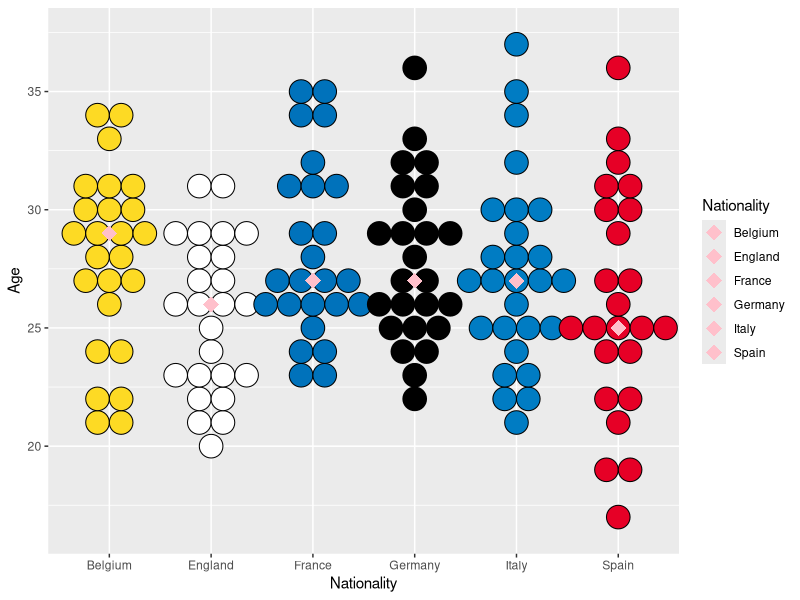
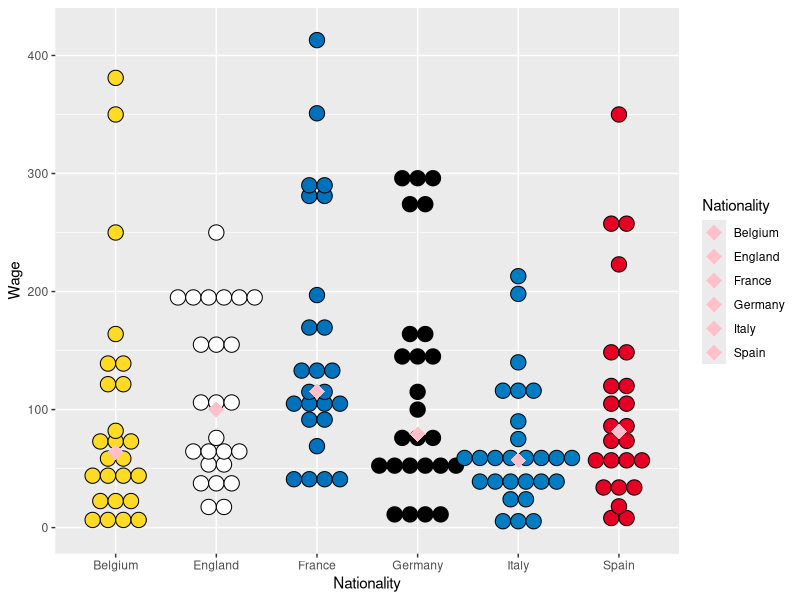
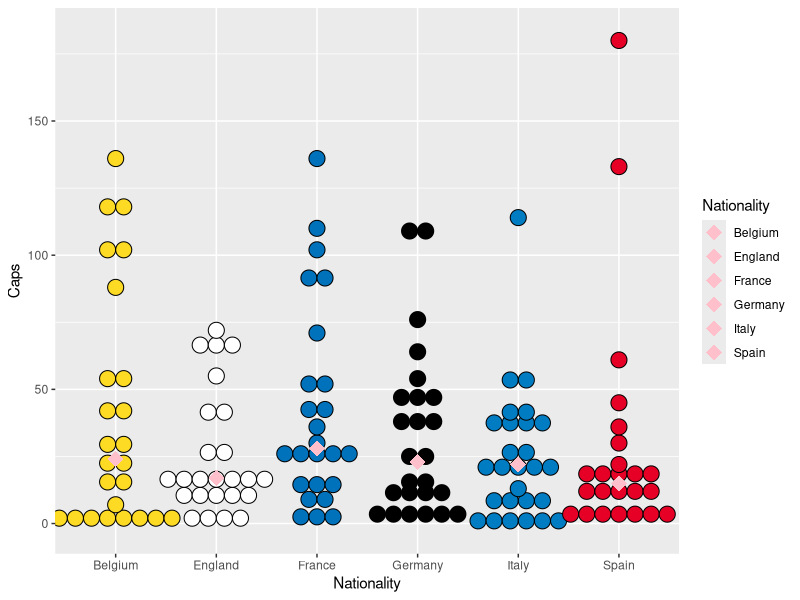
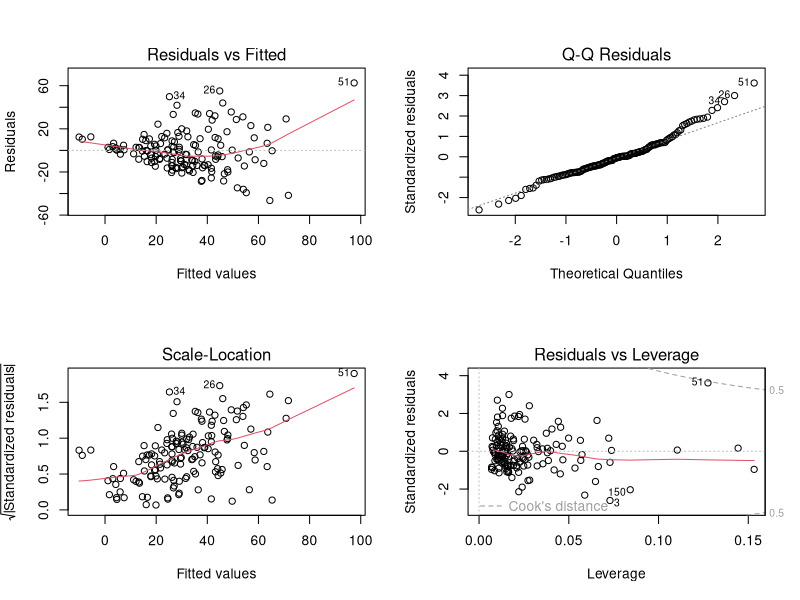
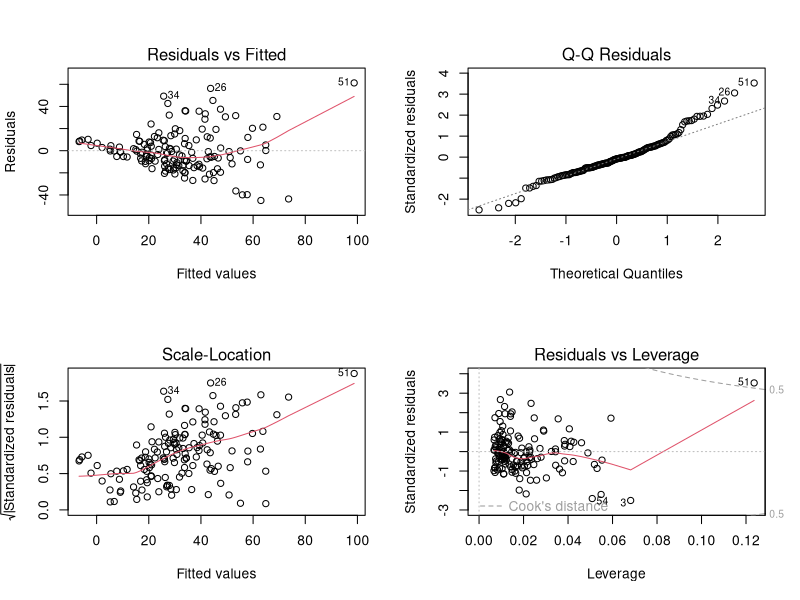
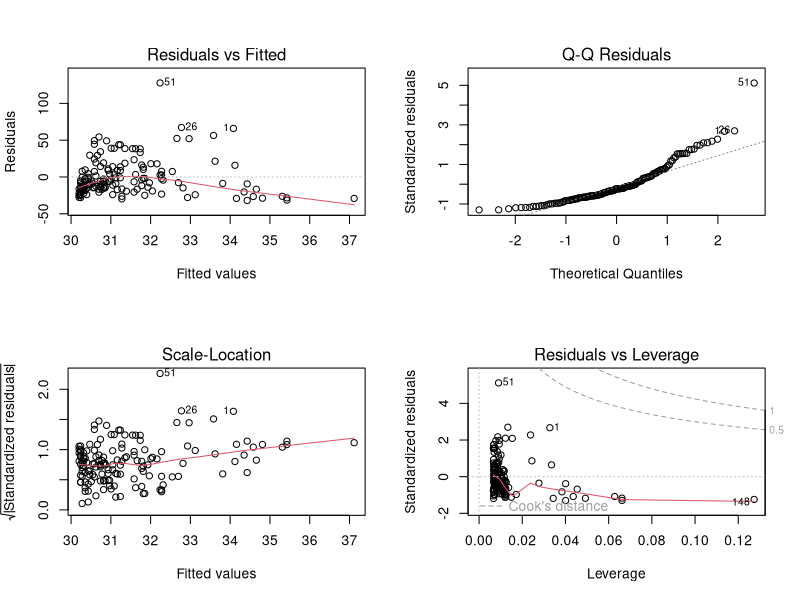
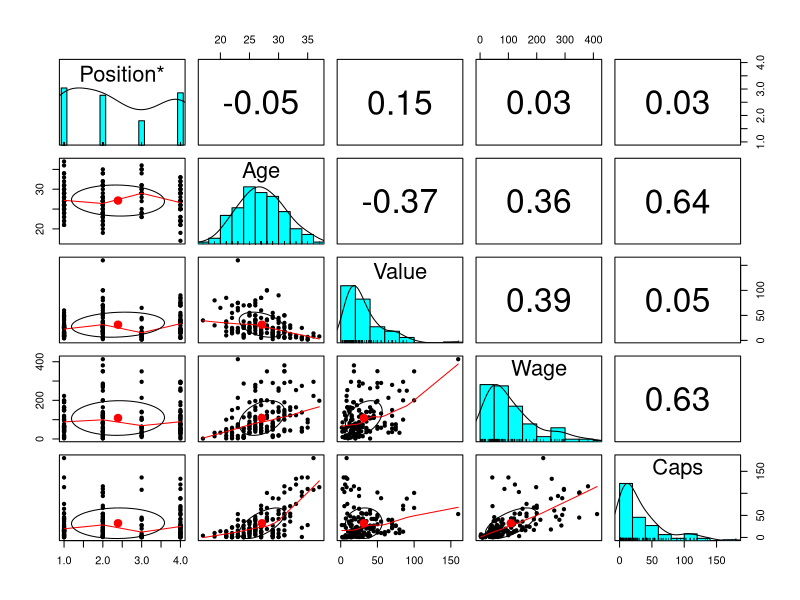
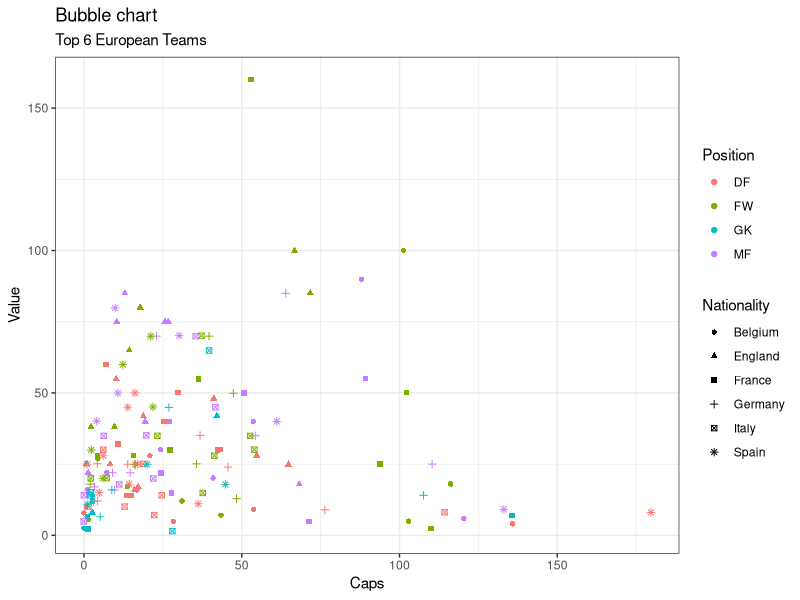

Here is the R script that generated these plots, in order:
## ---- chunk 1
knitr::opts_chunk$set(echo = TRUE)
library(tidyverse)
## ---- chunk 2
MoneyballData = read.csv("Moneyball Soccer Dataset.csv")
attach(MoneyballData)
# editing our dataset to extract data from
names(MoneyballData) = c("Players","Nationality","Club","Position","Age","Value","Wage","Caps") 
MoneyballData[9:13] <- list(NULL) # Remove some columns
 MoneyballData <- MoneyballData[-c(152:183), ] # Remove some rows
 MoneyballData <- MoneyballData %>% 
  arrange(Nationality, factor(Position, levels = c('FW', 'MF', 'DF', 'GK'))) # rearrange dataset for more user friendliness
## ---- chunk 3
# Dot Plot to see Equal Variance (value, wage and caps)

# age
plot <- ggplot(MoneyballData, aes(x=Nationality, y=Age, fill = Nationality)) + scale_fill_manual(values=c("#FDDA24", "#FFFFFF", "#0072BB", "#000000", "#007CC3", "#E60026")) +
  geom_dotplot(binaxis='y', stackdir='center', binwidth = 1) + stat_summary(fun=median, geom="point", shape=18,
                 size=5, color="pink")
plot

# wage
plot <- ggplot(MoneyballData, aes(x=Nationality, y=Wage, fill = Nationality)) + scale_fill_manual(values=c("#FDDA24", "#FFFFFF", "#0072BB", "#000000", "#007CC3", "#E60026")) +
  geom_dotplot(binaxis='y', stackdir='center', binwidth = 13) + stat_summary(fun=median, geom="point", shape=18,
                 size=5, color="pink")
plot

# caps
plot <- ggplot(MoneyballData, aes(x=Nationality, y=Caps, fill = Nationality)) + scale_fill_manual(values=c("#FDDA24", "#FFFFFF", "#0072BB", "#000000", "#007CC3", "#E60026")) +
  geom_dotplot(binaxis='y', stackdir='center', binwidth = 6) + stat_summary(fun=median, geom="point", shape=18,
                 size=5, color="pink")
plot
## ---- chunk 4
attach(MoneyballData)
modelall <- lm(Value ~ Age + Wage + Caps)
summary(modelall)
par(mfrow=c(2,2))
plot(modelall) # Pattern in residual plot (Larger variance as fitted gets larger) but residual errors have mean value of zero, Normally distributed based on Q-Q plot, Errors have constant variance based on Scale-Location. Mbappe looks like a high leverage point based on Residuals vs Leverage.
## ---- chunk 5
modelwocaps <- lm(Value ~ Age + Wage)
summary(modelwocaps)
par(mfrow=c(2,2))
plot(modelwocaps) # same conclusions as modelall
## ---- chunk 6
modelcaps <- lm(Value ~ Caps)
summary(modelcaps)
par(mfrow=c(2,2))
plot(modelcaps) # bad Residuals vs. Fitted (Pattern in residual plot (smaller variance as fitted gets larger and residual errors have mean value not zero)
## ---- chunk 7
# correlation matrix
library(psych)
pairs.panels(MoneyballData[4:8])
## ---- chunk 8
# bubble chart for 4-D data where variables can be both numerical or categorical
position_select <- MoneyballData[MoneyballData$Position %in% c("FW", "MF", "DF", "GK"), ]

# Scatterplot
theme_set(theme_bw())  
g <- ggplot(position_select, aes(Caps, Value)) + 
  labs(subtitle="Top 6 European Teams",
       title="Bubble chart")

par(mfrow=c(1,2))
g + geom_jitter(aes(col=Position, shape=Nationality)) 

# with linear regression line

theme_set(theme_bw())  
g <- ggplot(position_select, aes(Caps, Value)) + 
  labs(subtitle="Top 6 European Teams",
       title="Bubble chart with linear regression line")

g + geom_jitter(aes(col=Position, shape=Nationality)) + 
  geom_smooth(aes(col=Position), method="lm", se=F)
